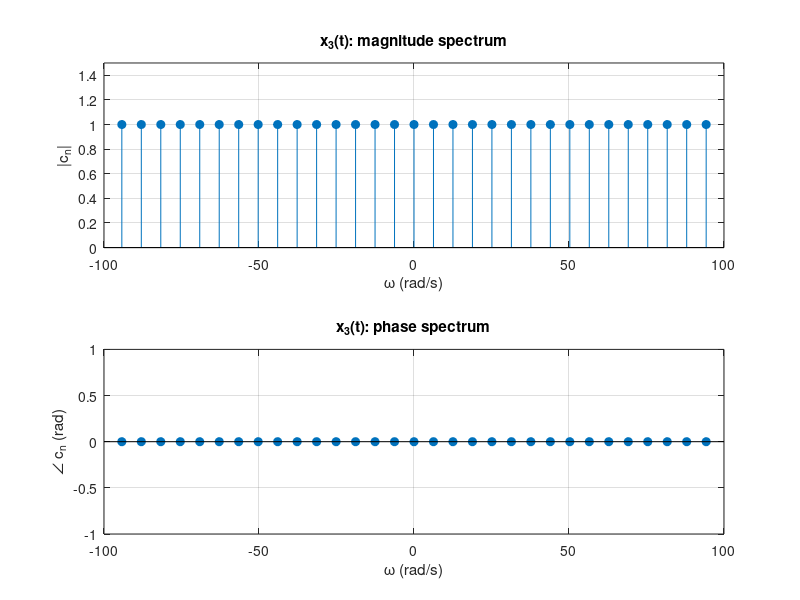
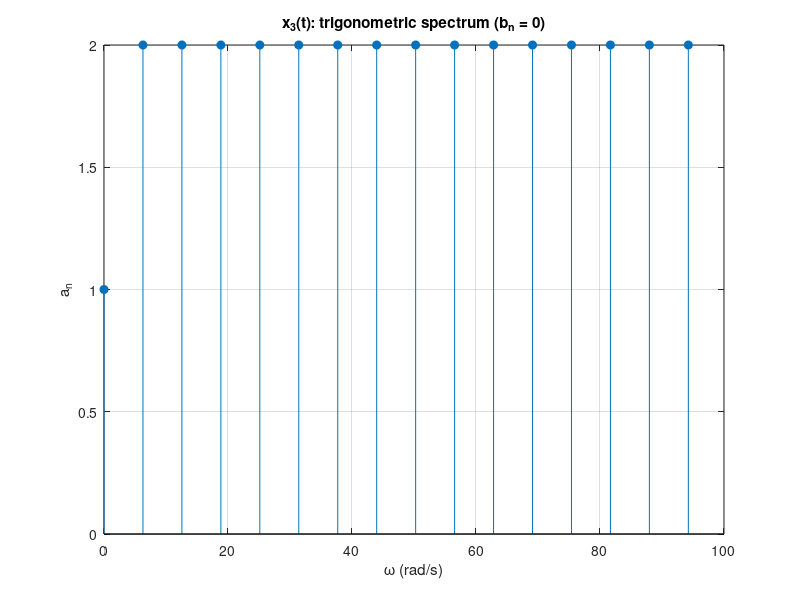

Recreate these plots in MATLAB, in order.
% ---------- q3_spectra.m ----------
clear; close all; clc;
w0 = 2*pi; N = 15; n = -N:N;
cn = ones(size(n));

figure(1);
subplot(2,1,1); stem(n*w0, abs(cn), 'filled'); grid on; ylim([0 1.5]);
xlabel('\omega (rad/s)'); ylabel('|c_n|'); title('x_3(t): magnitude spectrum');
subplot(2,1,2); stem(n*w0, angle(cn), 'filled'); grid on; ylim([-1 1]);
xlabel('\omega (rad/s)'); ylabel('\angle c_n (rad)'); title('x_3(t): phase spectrum');
print -dpng q3_exp_spectra.png

nn = 0:N; an = [1, 2*ones(1,N)];
figure(2); stem(nn*w0, an, 'filled'); grid on;
xlabel('\omega (rad/s)'); ylabel('a_n');
title('x_3(t): trigonometric spectrum (b_n = 0)');
print -dpng q3_trig_spectra.png
